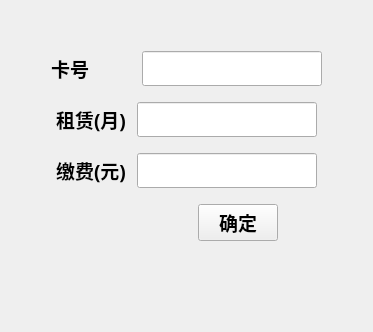
                <widget class="QWidget" name="page_9">
                 <layout class="QGridLayout" name="gridLayout_10">
                  <item row="1" column="1">
                   <layout class="QVBoxLayout" name="verticalLayout_5">
                    <item>
                     <layout class="QHBoxLayout" name="horizontalLayout_12">
                      <item>
                       <widget class="QLabel" name="label_11">
                        <property name="sizePolicy">
                         <sizepolicy hsizetype="Fixed" vsizetype="Preferred">
                          <horstretch>0</horstretch>
                          <verstretch>0</verstretch>
                         </sizepolicy>
                        </property>
                        <property name="minimumSize">
                         <size>
                          <width>85</width>
                          <height>0</height>
                         </size>
                        </property>
                        <property name="font">
                         <font>
                          <family>新宋体</family>
                          <pointsize>14</pointsize>
                          <weight>75</weight>
                          <bold>true</bold>
                         </font>
                        </property>
                        <property name="text">
                         <string>&lt;html&gt;&lt;head/&gt;&lt;body&gt;&lt;p&gt;卡号&lt;/p&gt;&lt;/body&gt;&lt;/html&gt;</string>
                        </property>
                       </widget>
                      </item>
                      <item>
                       <widget class="QLineEdit" name="lineEdit_11">
                        <property name="minimumSize">
                         <size>
                          <width>0</width>
                          <height>25</height>
                         </size>
                        </property>
                        <property name="maximumSize">
                         <size>
                          <width>180</width>
                          <height>16777215</height>
                         </size>
                        </property>
                        <property name="font">
                         <font>
                          <family>新宋体</family>
                          <pointsize>14</pointsize>
                          <weight>75</weight>
                          <bold>true</bold>
                         </font>
                        </property>
                       </widget>
                      </item>
                     </layout>
                    </item>
                    <item>
                     <spacer name="horizontalSpacer_26">
                      <property name="orientation">
                       <enum>Qt::Horizontal</enum>
                      </property>
                      <property name="sizeHint" stdset="0">
                       <size>
                        <width>40</width>
                        <height>10</height>
                       </size>
                      </property>
                     </spacer>
                    </item>
                    <item>
                     <layout class="QHBoxLayout" name="horizontalLayout_13">
                      <item>
                       <widget class="QLabel" name="label_18">
                        <property name="sizePolicy">
                         <sizepolicy hsizetype="Fixed" vsizetype="Preferred">
                          <horstretch>0</horstretch>
                          <verstretch>0</verstretch>
                         </sizepolicy>
                        </property>
                        <property name="font">
                         <font>
                          <family>新宋体</family>
                          <pointsize>14</pointsize>
                          <weight>75</weight>
                          <bold>true</bold>
                         </font>
                        </property>
                        <property name="text">
                         <string>&lt;html&gt;&lt;head/&gt;&lt;body&gt;&lt;p&gt;租赁(月)&lt;/p&gt;&lt;/body&gt;&lt;/html&gt;</string>
                        </property>
                       </widget>
                      </item>
                      <item>
                       <widget class="QLineEdit" name="lineEdit_14">
                        <property name="minimumSize">
                         <size>
                          <width>0</width>
                          <height>25</height>
                         </size>
                        </property>
                        <property name="maximumSize">
                         <size>
                          <width>180</width>
                          <height>16777215</height>
                         </size>
                        </property>
                        <property name="font">
                         <font>
                          <family>新宋体</family>
                          <pointsize>14</pointsize>
                          <weight>75</weight>
                          <bold>true</bold>
                         </font>
                        </property>
                       </widget>
                      </item>
                     </layout>
                    </item>
                    <item>
                     <spacer name="horizontalSpacer_27">
                      <property name="orientation">
                       <enum>Qt::Horizontal</enum>
                      </property>
                      <property name="sizeHint" stdset="0">
                       <size>
                        <width>40</width>
                        <height>10</height>
                       </size>
                      </property>
                     </spacer>
                    </item>
                    <item>
                     <layout class="QHBoxLayout" name="horizontalLayout_16">
                      <item>
                       <widget class="QLabel" name="label_16">
                        <property name="sizePolicy">
                         <sizepolicy hsizetype="Fixed" vsizetype="Preferred">
                          <horstretch>0</horstretch>
                          <verstretch>0</verstretch>
                         </sizepolicy>
                        </property>
                        <property name="font">
                         <font>
                          <family>新宋体</family>
                          <pointsize>14</pointsize>
                          <weight>75</weight>
                          <bold>true</bold>
                         </font>
                        </property>
                        <property name="text">
                         <string>&lt;html&gt;&lt;head/&gt;&lt;body&gt;&lt;p&gt;缴费(元)&lt;/p&gt;&lt;/body&gt;&lt;/html&gt;</string>
                        </property>
                       </widget>
                      </item>
                      <item>
                       <widget class="QLineEdit" name="lineEdit_13">
                        <property name="minimumSize">
                         <size>
                          <width>0</width>
                          <height>25</height>
                         </size>
                        </property>
                        <property name="maximumSize">
                         <size>
                          <width>180</width>
                          <height>16777215</height>
                         </size>
                        </property>
                        <property name="font">
                         <font>
                          <family>新宋体</family>
                          <pointsize>14</pointsize>
                          <weight>75</weight>
                          <bold>true</bold>
                         </font>
                        </property>
                        <property name="layoutDirection">
                         <enum>Qt::LeftToRight</enum>
                        </property>
                       </widget>
                      </item>
                     </layout>
                    </item>
                    <item>
                     <spacer name="horizontalSpacer_28">
                      <property name="orientation">
                       <enum>Qt::Horizontal</enum>
                      </property>
                      <property name="sizeHint" stdset="0">
                       <size>
                        <width>40</width>
                        <height>10</height>
                       </size>
                      </property>
                     </spacer>
                    </item>
                    <item>
                     <layout class="QHBoxLayout" name="horizontalLayout_22">
                      <item>
                       <widget class="QLabel" name="label_15">
                        <property name="text">
                         <string/>
                        </property>
                       </widget>
                      </item>
                      <item>
                       <spacer name="horizontalSpacer_36">
                        <property name="orientation">
                         <enum>Qt::Horizontal</enum>
                        </property>
                        <property name="sizeHint" stdset="0">
                         <size>
                          <width>40</width>
                          <height>20</height>
                         </size>
                        </property>
                       </spacer>
                      </item>
                      <item>
                       <spacer name="horizontalSpacer_39">
                        <property name="orientation">
                         <enum>Qt::Horizontal</enum>
                        </property>
                        <property name="sizeHint" stdset="0">
                         <size>
                          <width>40</width>
                          <height>20</height>
                         </size>
                        </property>
                       </spacer>
                      </item>
                      <item>
                       <spacer name="horizontalSpacer_37">
                        <property name="orientation">
                         <enum>Qt::Horizontal</enum>
                        </property>
                        <property name="sizeHint" stdset="0">
                         <size>
                          <width>40</width>
                          <height>20</height>
                         </size>
                        </property>
                       </spacer>
                      </item>
                      <item>
                       <widget class="QPushButton" name="pushButton_6">
                        <property name="sizePolicy">
                         <sizepolicy hsizetype="Fixed" vsizetype="Fixed">
                          <horstretch>0</horstretch>
                          <verstretch>0</verstretch>
                         </sizepolicy>
                        </property>
                        <property name="minimumSize">
                         <size>
                          <width>80</width>
                          <height>0</height>
                         </size>
                        </property>
                        <property name="maximumSize">
                         <size>
                          <width>80</width>
                          <height>16777215</height>
                         </size>
                        </property>
                        <property name="font">
                         <font>
                          <family>新宋体</family>
                          <pointsize>14</pointsize>
                          <weight>75</weight>
                          <bold>true</bold>
                         </font>
                        </property>
                        <property name="layoutDirection">
                         <enum>Qt::RightToLeft</enum>
                        </property>
                        <property name="text">
                         <string>确定</string>
                        </property>
                       </widget>
                      </item>
                      <item>
                       <spacer name="horizontalSpacer_38">
                        <property name="orientation">
                         <enum>Qt::Horizontal</enum>
                        </property>
                        <property name="sizeHint" stdset="0">
                         <size>
                          <width>40</width>
                          <height>20</height>
                         </size>
                        </property>
                       </spacer>
                      </item>
                     </layout>
                    </item>
                   </layout>
                  </item>
                  <item row="0" column="1">
                   <spacer name="verticalSpacer_7">
                    <property name="orientation">
                     <enum>Qt::Vertical</enum>
                    </property>
                    <property name="sizeHint" stdset="0">
                     <size>
                      <width>20</width>
                      <height>40</height>
                     </size>
                    </property>
                   </spacer>
                  </item>
                  <item row="1" column="2">
                   <spacer name="horizontalSpacer_22">
                    <property name="orientation">
                     <enum>Qt::Horizontal</enum>
                    </property>
                    <property name="sizeHint" stdset="0">
                     <size>
                      <width>40</width>
                      <height>20</height>
                     </size>
                    </property>
                   </spacer>
                  </item>
                  <item row="3" column="1">
                   <spacer name="verticalSpacer_9">
                    <property name="orientation">
                     <enum>Qt::Vertical</enum>
                    </property>
                    <property name="sizeHint" stdset="0">
                     <size>
                      <width>20</width>
                      <height>40</height>
                     </size>
                    </property>
                   </spacer>
                  </item>
                  <item row="2" column="1">
                   <spacer name="verticalSpacer_8">
                    <property name="orientation">
                     <enum>Qt::Vertical</enum>
                    </property>
                    <property name="sizeHint" stdset="0">
                     <size>
                      <width>20</width>
                      <height>40</height>
                     </size>
                    </property>
                   </spacer>
                  </item>
                  <item row="1" column="0">
                   <spacer name="horizontalSpacer_21">
                    <property name="orientation">
                     <enum>Qt::Horizontal</enum>
                    </property>
                    <property name="sizeHint" stdset="0">
                     <size>
                      <width>40</width>
                      <height>20</height>
                     </size>
                    </property>
                   </spacer>
                  </item>
                 </layout>
                </widget>
